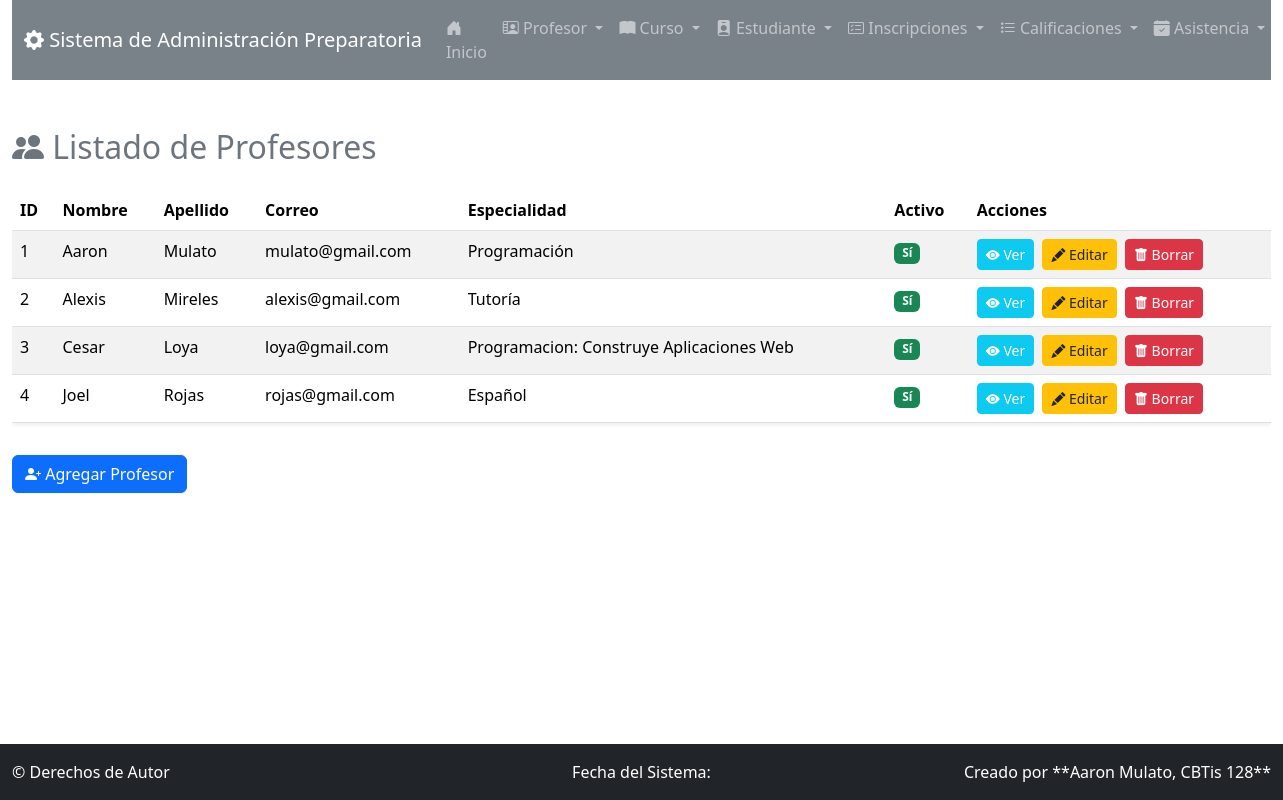
/profesor/, run on the app's committed database.
### app_Preparatoria/models.py (models this page shows, shortened)
class Profesor(models.Model):
    nombre_profesor = models.CharField(max_length=50)
    apellido_profesor = models.CharField(max_length=50)
    correo_profesor = models.EmailField(max_length=100)
    telefono = models.CharField(max_length=15)
    especialidad = models.CharField(max_length=50, default="")
    fecha_contratacion = models.DateField(auto_now_add=True)
    activo = models.BooleanField(default=True)

### app_Preparatoria/views.py (the view)
# urls.py: path('profesor/', views.inicio_profesor, name='ver_profesor'),
def inicio_profesor(request):
    profesores = Profesor.objects.all()
    context = {'profesores': profesores}
    return render(request, 'profesor/ver_profesor.html', context)

### app_Preparatoria/templates/profesor/ver_profesor.html
{% extends 'base.html' %}
{% block content %}
<h2 class="mb-4 text-secondary"><i class="bi bi-people-fill"></i> Listado de Profesores</h2>
<div class="table-responsive">
    <table class="table table-striped table-hover shadow-sm">
        <thead class="bg-dark text-white">
            <tr>
                <th>ID</th>
                <th>Nombre</th>
                <th>Apellido</th>
                <th>Correo</th>
                <th>Especialidad</th>
                <th>Activo</th>
                <th>Acciones</th>
            </tr>
        </thead>
        <tbody>
            {% for profesor in profesores %}
            <tr>
                <td>{{ profesor.id }}</td>
                <td>{{ profesor.nombre_profesor }}</td>
                <td>{{ profesor.apellido_profesor }}</td>
                <td>{{ profesor.correo_profesor }}</td>
                <td>{{ profesor.especialidad }}</td>
                <td>
                    {% if profesor.activo %}
                        <span class="badge bg-success">Sí</span>
                    {% else %}
                        <span class="badge bg-danger">No</span>
                    {% endif %}
                </td>
                <td>
                    <a href="{% url 'ver_detalle_profesor' profesor.id %}" class="btn btn-sm btn-info text-white me-1" title="Ver Detalles"><i class="bi bi-eye-fill"></i> Ver</a>
                    <a href="{% url 'actualizar_profesor' profesor.id %}" class="btn btn-sm btn-warning text-dark me-1"><i class="bi bi-pencil-fill"></i> Editar</a>
                    <a href="{% url 'borrar_profesor' profesor.id %}" class="btn btn-sm btn-danger"><i class="bi bi-trash-fill"></i> Borrar</a>
                </td>
            </tr>
            {% empty %}
            <tr>
                <td colspan="7" class="text-center">No hay profesores registrados.</td>
            </tr>
            {% endfor %}
        </tbody>
    </table>
</div>
<div class="mt-3">
    <a href="{% url 'agregar_profesor' %}" class="btn btn-primary"><i class="bi bi-person-plus-fill"></i> Agregar Profesor</a>
</div>
{% endblock %}

### app_Preparatoria/templates/base.html (style rules this page uses)
:root { --bs-primary: #6c757d; --bs-secondary: #e9ecef; --bs-success: #20c997; --bs-info: #6610f2; }
body { padding-bottom: 60px; }

### data on the page
Profesor: id "1", nombre_profesor "Aaron", apellido_profesor "Mulato", correo_profesor "mulato@gmail.com", especialidad "Programación", activo "Sí"
Profesor: id "2", nombre_profesor "Alexis", apellido_profesor "Mireles", correo_profesor "alexis@gmail.com", especialidad "Tutoría", activo "Sí"
Profesor: id "3", nombre_profesor "Cesar", apellido_profesor "Loya", correo_profesor "loya@gmail.com", especialidad "Programacion: Construye Aplicaciones Web", activo "Sí"
Profesor: id "4", nombre_profesor "Joel", apellido_profesor "Rojas", correo_profesor "rojas@gmail.com", especialidad "Español", activo "Sí"
